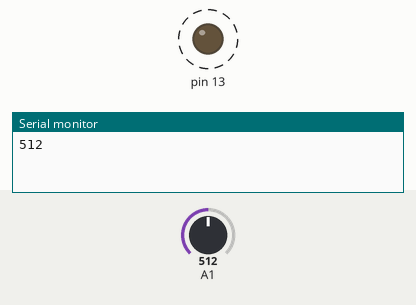
This sketch was run on a simulated Arduino Uno, built with avr-gcc and run on an emulated ATmega328P. Parts: output pins drawn as LEDs (lit = HIGH), the last lines printed to the serial monitor. Dashed ring = blinking. The inputs (shaded band) are chosen by the test bench; at power-on: A1 = 512.

Above: at 1.8 s.
1.9 s: A1 set to 306
At 2.2 s:
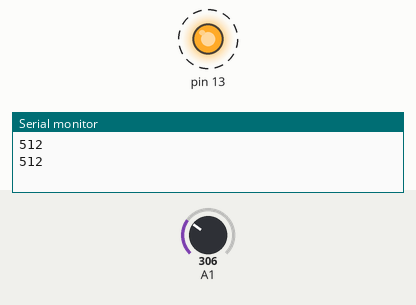
5.4 s: A1 set to 122
At 5.56 s:
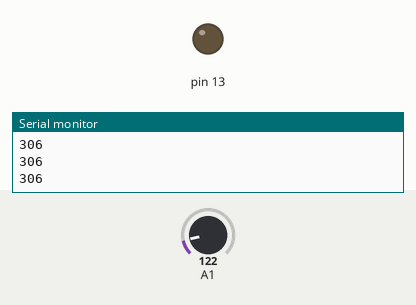
Timing chart, 0 to 14.9 s (numbered marks = the images above; inputs shaded):
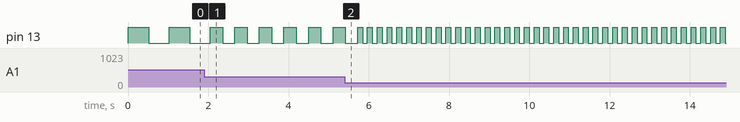

Measured:
- after the input at 1.9 s, pin 13: alternates HIGH for 0.31 s and LOW for 0.31 s, starting after 0.46 s
- by itself, pin 13: alternates HIGH for 0.51 s and LOW for 0.51 s

The sketch:

poti_2.ino
```cpp
int sensorstate;
void setup() {
  // put your setup code here, to run once:
Serial.begin(19200);
pinMode(13, OUTPUT);
}

void loop() {
  // put your main code here, to run repeatedly:
sensorstate = analogRead(1);
digitalWrite(13, HIGH);
delay(sensorstate);
digitalWrite(13, LOW);
delay(sensorstate);
Serial.println(sensorstate);
}
```
